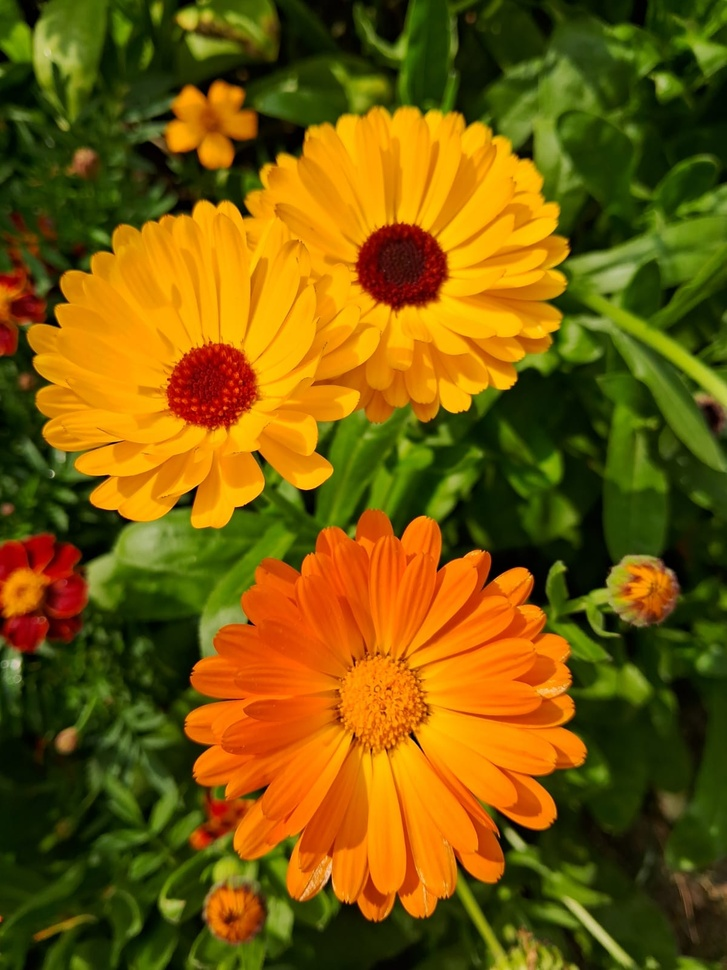
#> input picture images/FLOWER.jpeg, 727 x 970 px, shrunk from 1200 x 1600 before the run, found by its file name
$ python increase_pix_value.py
#> lines starting #> are read from the running program, lines starting #| are printed output that depends on the picture
import matplotlib.pyplot as plt
import cv2

def main():
    C = 10
    img_path = '/Users/akhi/Desktop/DIP/images/FLOWER.jpeg'  # Provide the actual image path here

    img_3D = cv2.imread(img_path)
#> img_3D is the input picture: shape (970, 727, 3); mean B, G, R 6.7, 89.5, 119.3
    if img_3D is None:
        print("Error: Image not found at the given path.")
        return

    img_3D = cv2.cvtColor(img_3D, cv2.COLOR_BGR2RGB)
    print("Image Shape:", img_3D.shape)
#| Image Shape: (970, 727, 3)

    extra_pixel = img_3D + C
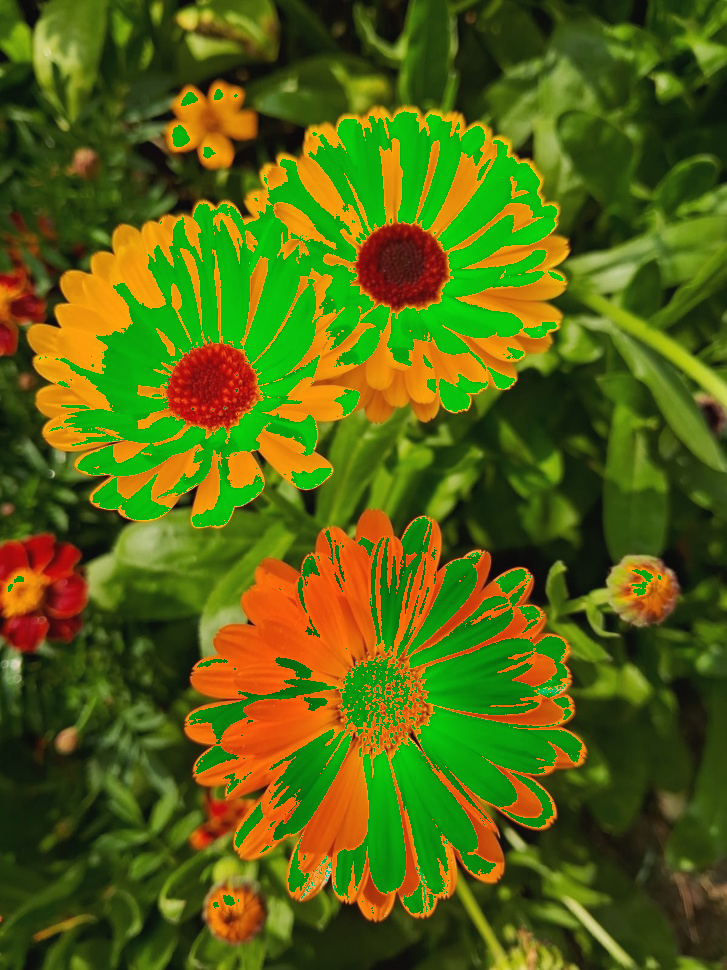
#> extra_pixel: shape (970, 727, 3); mean R, G, B 84.9, 99.5, 16.7

    plt.figure(figsize=(8, 8))

    # Original Image
    plt.subplot(2, 2, 1)
    plt.title("Main Image")
    plt.imshow(img_3D)

    plt.subplot(2, 2, 2)
    plt.title("Output Image")
    plt.imshow(extra_pixel)

    # --- Histogram of Original Image ---
    plt.subplot(2, 2, 3)
    plt.title("Histogram: Original")
    colors = ('r', 'g', 'b')
    for i, color in enumerate(colors):
        plt.hist(img_3D[:, :, i].ravel(), bins=256, range=(0, 256), color=color, alpha=0.5, label=f'{color.upper()}')
    plt.xlabel("Pixel Intensity")
    plt.ylabel("Frequency")
    plt.legend()

    # --- Histogram of Brightened Image ---
    plt.subplot(2, 2, 4)
    plt.title("Histogram: Brightened Image")
    for i, color in enumerate(colors):
        plt.hist(extra_pixel[:, :, i].ravel(), bins=256, range=(0, 256), color=color, alpha=0.5, label=f'{color.upper()}')
    plt.xlabel("Pixel Intensity")
    plt.ylabel("Frequency")
    plt.legend()

    #plt.tight_layout()  # Auto-adjusts spacing

    plt.show()
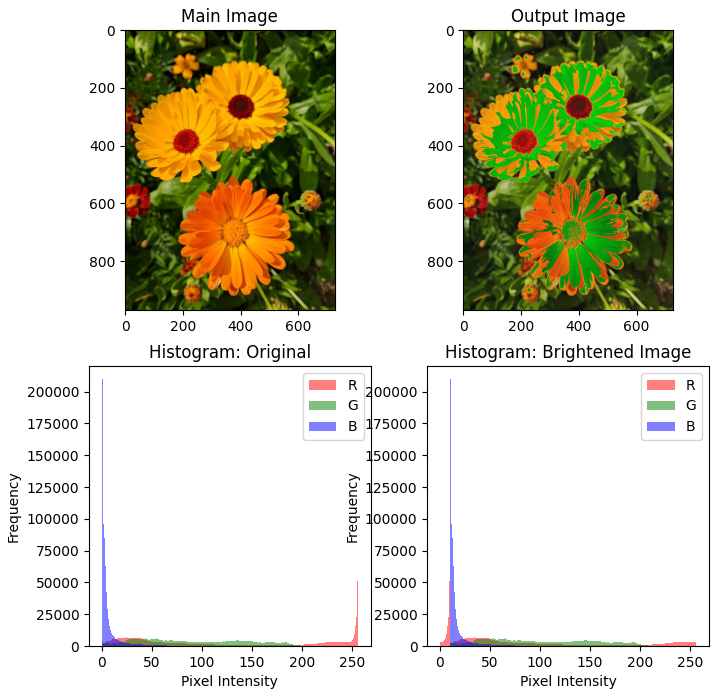
#> figure drawn by matplotlib, 4 panels; panel 3: tallest bar 50722 high, from x = 255 to 256; panel 3: tallest bar 5974 high, from x = 54 to 55; panel 3: tallest bar 209680 high, from x = 0 to 1; panel 4: tallest bar 50722 high, from x = 9 to 10
    plt.close()
    plt.axis()

if __name__ == '__main__':
    main()

$ run again, with images/images.jpeg copied over images/FLOWER.jpeg
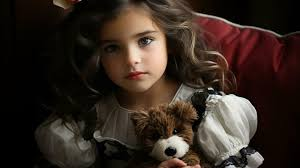
#> input picture images/images.jpeg, 300 x 168 px, found by its file name
#> in main, img_3D is the input picture: shape (168, 300, 3); mean B, G, R 32.4, 40.3, 52.8
#| Image Shape: (168, 300, 3)
#> in main, `plt.show()`:
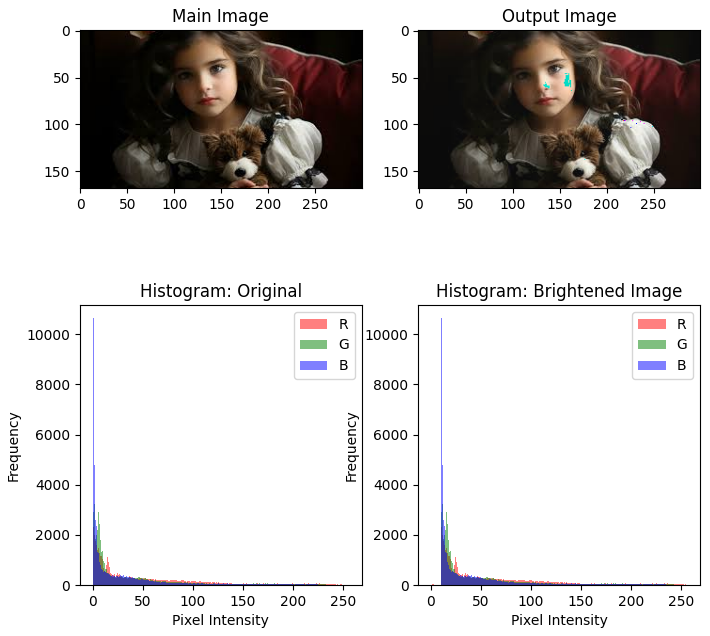
#> figure drawn by matplotlib, 4 panels; panel 3: tallest bar 2300 high, from x = 0 to 1; panel 3: tallest bar 3215 high, from x = 1 to 2; panel 3: tallest bar 10634 high, from x = 0 to 1; panel 4: tallest bar 2300 high, from x = 10 to 11

$ run again, with images/lily.jpeg copied over images/FLOWER.jpeg
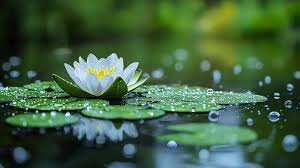
#> input picture images/lily.jpeg, 300 x 168 px, found by its file name
#> in main, img_3D is the input picture: shape (168, 300, 3); mean B, G, R 64.3, 96.2, 64.2
#| Image Shape: (168, 300, 3)
#> in main, `plt.show()`:
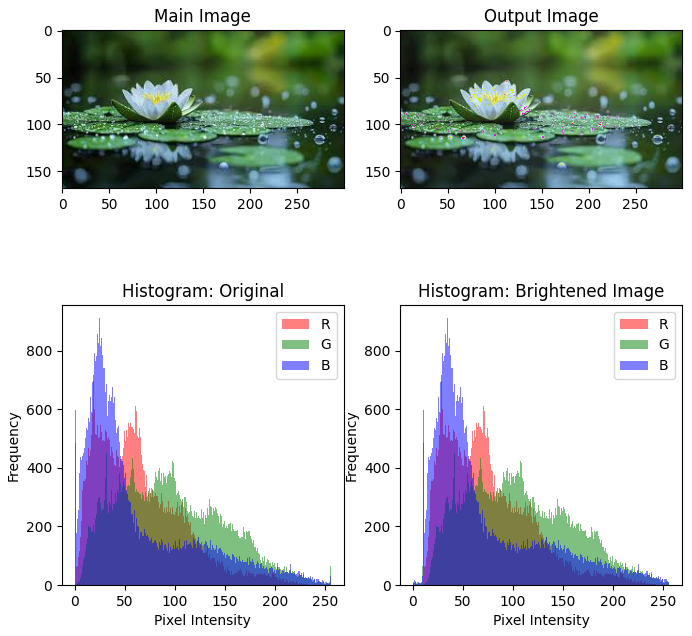
#> figure drawn by matplotlib, 4 panels; panel 3: tallest bar 696 high, from x = 18 to 19; panel 3: tallest bar 451 high, from x = 31 to 32; panel 3: tallest bar 911 high, from x = 24 to 25; panel 4: tallest bar 696 high, from x = 28 to 29
